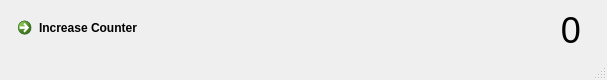
<?xml version="1.0" encoding="UTF-8"?>
<ui version="4.0">
 <class>MainWindow</class>
 <widget class="QMainWindow" name="MainWindow">
  <property name="geometry">
   <rect>
    <x>0</x>
    <y>0</y>
    <width>607</width>
    <height>80</height>
   </rect>
  </property>
  <property name="windowTitle">
   <string>MainWindow</string>
  </property>
  <widget class="QWidget" name="centralwidget">
   <widget class="QCommandLinkButton" name="next_commandLinkButton">
    <property name="geometry">
     <rect>
      <x>10</x>
      <y>10</y>
      <width>231</width>
      <height>41</height>
     </rect>
    </property>
    <property name="text">
     <string>Increase Counter</string>
    </property>
   </widget>
   <widget class="QLabel" name="next_label">
    <property name="geometry">
     <rect>
      <x>330</x>
      <y>0</y>
      <width>251</width>
      <height>61</height>
     </rect>
    </property>
    <property name="font">
     <font>
      <pointsize>27</pointsize>
     </font>
    </property>
    <property name="text">
     <string>0</string>
    </property>
    <property name="alignment">
     <set>Qt::AlignRight|Qt::AlignTrailing|Qt::AlignVCenter</set>
    </property>
   </widget>
  </widget>
  <widget class="QMenuBar" name="menubar">
   <property name="geometry">
    <rect>
     <x>0</x>
     <y>0</y>
     <width>607</width>
     <height>21</height>
    </rect>
   </property>
  </widget>
  <widget class="QStatusBar" name="statusbar"/>
 </widget>
 <resources/>
 <connections/>
</ui>
